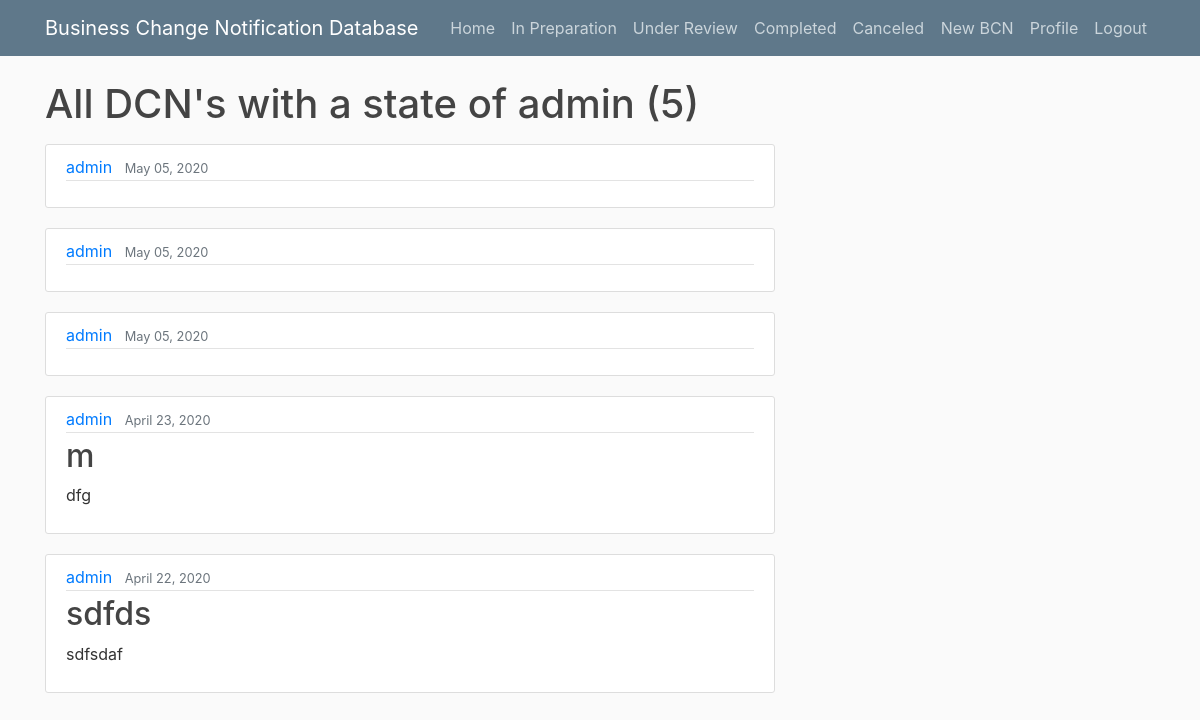
/user/admin (signed in), run on the app's committed database.
### blog/models.py (models this page shows, shortened)
class Post(models.Model):
    title = models.CharField(max_length=100, default="")
    content = models.TextField(default="")
    date_posted = models.DateTimeField(default=timezone.now)
    author = models.ForeignKey(User, on_delete=models.CASCADE)
    dcn_number = models.CharField(max_length=100, verbose_name='DCN number')
    state = models.CharField(max_length=100, default="")
    category_of_change = models.CharField(max_length=100, default="")
    description_of_change = models.TextField(default="enter description of change")
    reason_of_change = models.TextField(default="enter reason of change")
    closes_dcr = models.BooleanField(default=False)
    priority = models.CharField(max_length=7, choices=PRIORITY_CHOICES, default='1_week')

### blog/views.py (the view)
# urls.py: path('user/<str:username>', UserPostListView.as_view(), name='user-posts'),
class UserPostListView(ListView):
    model = Post
    template_name = 'blog/user_posts.html'  # <app>/<model>_<viewtype>.html
    context_object_name = 'posts'
    paginate_by = 5
    def get_queryset(self):
        user = get_object_or_404(User, username=self.kwargs.get('username'))
        return Post.objects.filter(author=user).order_by('-date_posted')

### blog/templates/blog/user_posts.html (shortened to what this page needs)
{% extends "blog/base.html" %}
{% block content %}
<h1 class="mb-3">All DCN's with a state of {{ view.kwargs.username }} ({{ page_obj.paginator.count }})</h1>
{% for post in posts %}
<article class="media content-section">
    <div class="media-body">
        <div class="article-metadata">
            <a class="mr-2" href="{% url 'user-posts' post.author.username %}">{{ post.author }}</a>
            <small class="text-muted">{{ post.date_posted|date:"F d, Y" }}</small>
        </div>
        <h2><a class="article-title" href="{% url 'post-detail' post.id %}">{{ post.title }}</a></h2>
        <p class="article-content">{{ post.content }}</p>
    </div>
</article>
{% endfor %}
{% endblock content %}

### blog/static/blog/main.css (style rules this page uses)
body { background: #fafafa; color: #333333; margin-top: 5rem; }
h1, h2, h3, h4, h5, h6 { color: #444444; }
.content-section { background: #ffffff; padding: 10px 20px; border: 1px solid #dddddd; border-radius: 3px; margin-bottom: 20px; }
.article-title { color: #444444; }
.article-content { white-space: pre-line; }
.article-metadata { padding-bottom: 1px; margin-bottom: 4px; border-bottom: 1px solid #e3e3e3 }

### data on the page
Post: author "admin", date_posted "May 05, 2020"
Post: author "admin", date_posted "May 05, 2020"
Post: author "admin", date_posted "May 05, 2020"
Post: author "admin", date_posted "April 23, 2020", title "m", content "dfg"
Post: author "admin", date_posted "April 22, 2020", title "sdfds", content "sdfsdaf"

### other printed values
{{ view.kwargs.username }} "admin"
{{ page_obj.paginator.count }} "5"
